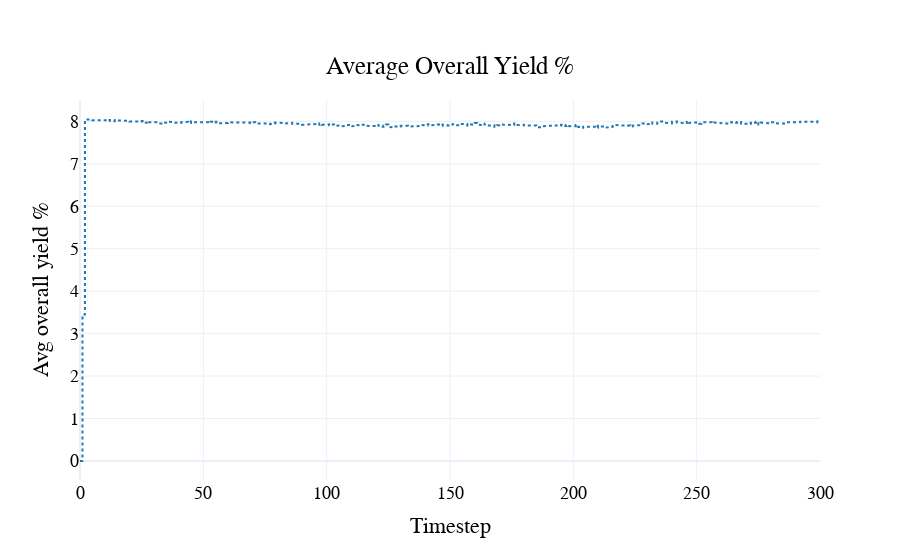

The code cell stored with this chart in its notebook:
### Code cell
fig = visualizations.plot_avg_overall_yield(
    df
)
pio.show(fig)

### Figure 1 — Plotly figure (JSON) as saved in the notebook; plotly's stock layout.template omitted (floating-point values rounded to 4 significant figures; data arrays with more than 128 entries replaced by an {"elided": "..."} marker saying what was removed)
{"data": [{"line": {"color": "#1f77b4", "dash": "dot"}, "name": "Avg overall yield %", "type": "scatter", "x": {"elided": "2401 int values"}, "y": {"elided": "2401 float values"}}], "layout": {"font": {"color": "black", "family": "Arial", "size": 18}, "hovermode": "x unified", "legend": {"orientation": "h", "x": 0.5, "xanchor": "center", "y": -0.5, "yanchor": "bottom"}, "paper_bgcolor": "rgba(255, 255, 255, 1)", "plot_bgcolor": "rgba(255, 255, 255, 1)", "title": {"text": "Average Overall Yield %", "x": 0.5, "xanchor": "center", "y": 0.9, "yanchor": "top"}, "xaxis": {"title": {"text": "Timestep"}}, "yaxis": {"title": {"text": "Avg overall yield %"}}}}
